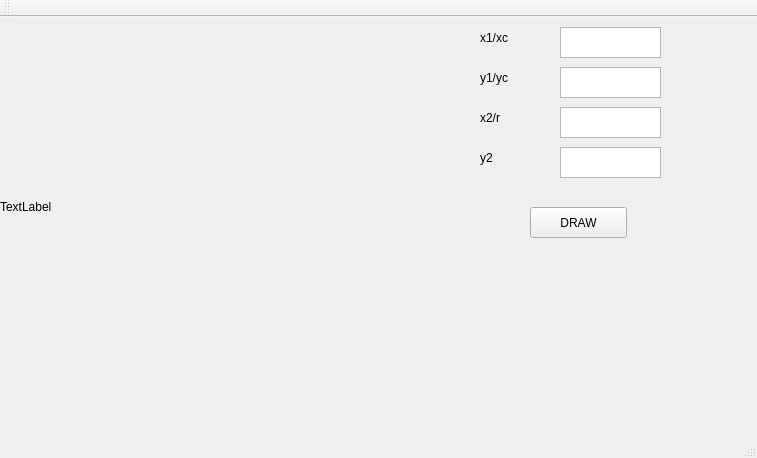
<?xml version="1.0" encoding="UTF-8"?>
<ui version="4.0">
 <class>MainWindow</class>
 <widget class="QMainWindow" name="MainWindow">
  <property name="geometry">
   <rect>
    <x>0</x>
    <y>0</y>
    <width>757</width>
    <height>458</height>
   </rect>
  </property>
  <property name="windowTitle">
   <string>MainWindow</string>
  </property>
  <widget class="QWidget" name="centralWidget">
   <widget class="QLabel" name="label">
    <property name="geometry">
     <rect>
      <x>0</x>
      <y>-10</y>
      <width>400</width>
      <height>400</height>
     </rect>
    </property>
    <property name="text">
     <string>TextLabel</string>
    </property>
   </widget>
   <widget class="QLabel" name="label_2">
    <property name="geometry">
     <rect>
      <x>480</x>
      <y>10</y>
      <width>65</width>
      <height>21</height>
     </rect>
    </property>
    <property name="text">
     <string>x1/xc</string>
    </property>
   </widget>
   <widget class="QLabel" name="label_3">
    <property name="geometry">
     <rect>
      <x>480</x>
      <y>50</y>
      <width>65</width>
      <height>21</height>
     </rect>
    </property>
    <property name="text">
     <string>y1/yc</string>
    </property>
   </widget>
   <widget class="QLabel" name="label_4">
    <property name="geometry">
     <rect>
      <x>480</x>
      <y>90</y>
      <width>65</width>
      <height>21</height>
     </rect>
    </property>
    <property name="text">
     <string>x2/r</string>
    </property>
   </widget>
   <widget class="QLabel" name="label_5">
    <property name="geometry">
     <rect>
      <x>480</x>
      <y>130</y>
      <width>65</width>
      <height>21</height>
     </rect>
    </property>
    <property name="text">
     <string>y2</string>
    </property>
   </widget>
   <widget class="QPlainTextEdit" name="plainTextEdit">
    <property name="geometry">
     <rect>
      <x>560</x>
      <y>10</y>
      <width>101</width>
      <height>31</height>
     </rect>
    </property>
   </widget>
   <widget class="QPlainTextEdit" name="plainTextEdit_2">
    <property name="geometry">
     <rect>
      <x>560</x>
      <y>50</y>
      <width>101</width>
      <height>31</height>
     </rect>
    </property>
   </widget>
   <widget class="QPlainTextEdit" name="plainTextEdit_3">
    <property name="geometry">
     <rect>
      <x>560</x>
      <y>90</y>
      <width>101</width>
      <height>31</height>
     </rect>
    </property>
   </widget>
   <widget class="QPlainTextEdit" name="plainTextEdit_4">
    <property name="geometry">
     <rect>
      <x>560</x>
      <y>130</y>
      <width>101</width>
      <height>31</height>
     </rect>
    </property>
   </widget>
   <widget class="QPushButton" name="pushButton">
    <property name="geometry">
     <rect>
      <x>530</x>
      <y>190</y>
      <width>97</width>
      <height>31</height>
     </rect>
    </property>
    <property name="text">
     <string>DRAW</string>
    </property>
   </widget>
  </widget>
  <widget class="QMenuBar" name="menuBar">
   <property name="geometry">
    <rect>
     <x>0</x>
     <y>0</y>
     <width>757</width>
     <height>27</height>
    </rect>
   </property>
  </widget>
  <widget class="QToolBar" name="mainToolBar">
   <attribute name="toolBarArea">
    <enum>TopToolBarArea</enum>
   </attribute>
   <attribute name="toolBarBreak">
    <bool>false</bool>
   </attribute>
  </widget>
  <widget class="QStatusBar" name="statusBar"/>
 </widget>
 <layoutdefault spacing="6" margin="11"/>
 <resources/>
 <connections/>
</ui>
